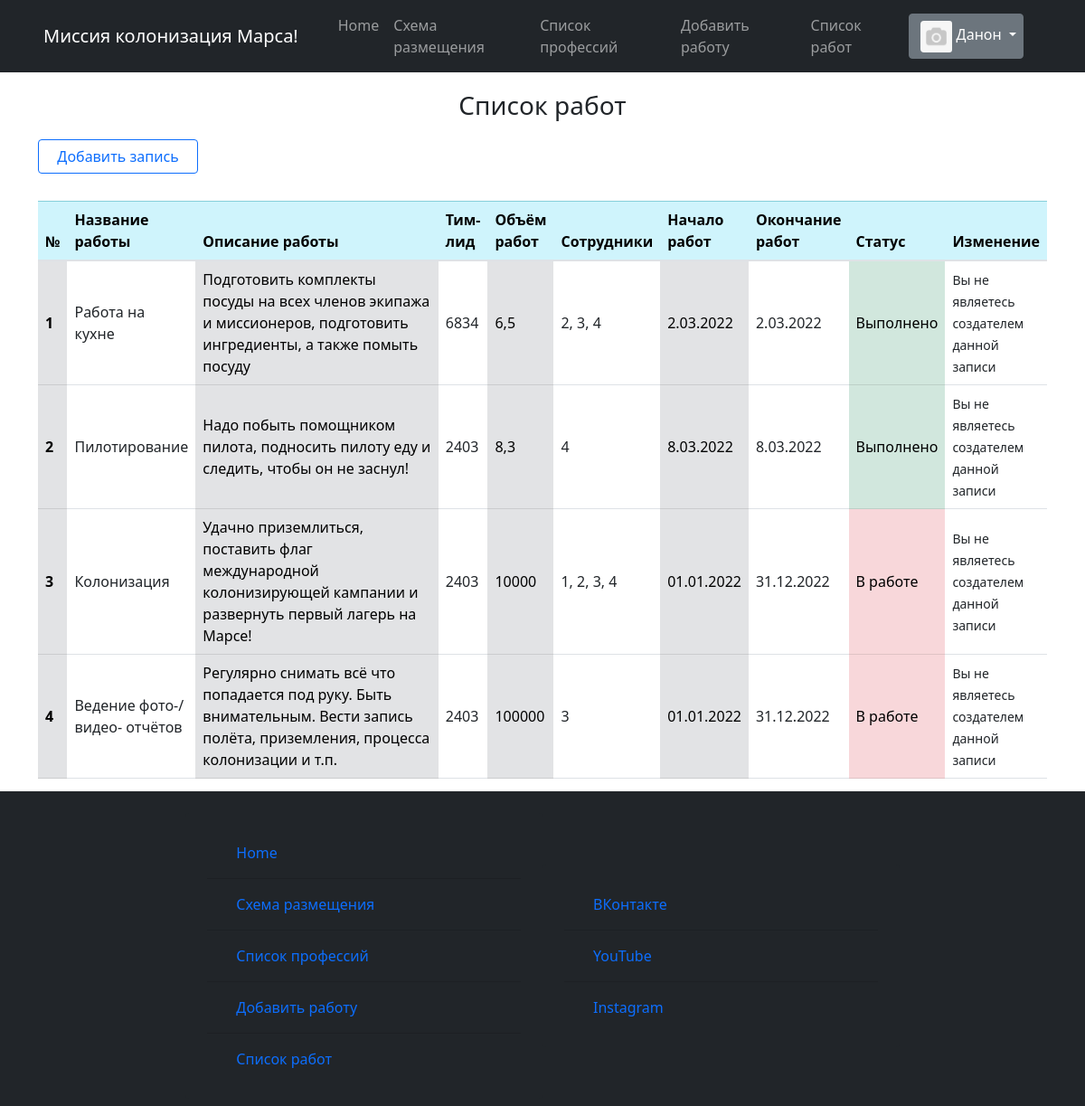
/job_list (signed in), run on the app's committed database.
### static/data/users.py (models this page shows, shortened)
class User(SqlAlchemyBase, UserMixin):
    __tablename__ = 'users'
    id = sqlalchemy.Column(sqlalchemy.Integer,
                           primary_key=True, autoincrement=True)
    surname = sqlalchemy.Column(sqlalchemy.String, nullable=True)
    name = sqlalchemy.Column(sqlalchemy.String, nullable=True)
    sex = sqlalchemy.Column(sqlalchemy.String, nullable=True)
    email = sqlalchemy.Column(sqlalchemy.String,
                              index=True, unique=True, nullable=True)
    hashed_password = sqlalchemy.Column(sqlalchemy.String, nullable=True)
    studying = sqlalchemy.Column(sqlalchemy.String, nullable=True)
    professions = sqlalchemy.Column(sqlalchemy.String, nullable=True)
    about = sqlalchemy.Column(sqlalchemy.String, nullable=True)
    created_date = sqlalchemy.Column(sqlalchemy.String, nullable=True)
    image_link = sqlalchemy.Column(sqlalchemy.String, nullable=True)
    disk_path = sqlalchemy.Column(sqlalchemy.String, nullable=True)

### static/data/jobs.py (models this page shows)
class Jobs(SqlAlchemyBase, UserMixin, SerializerMixin):
    __tablename__ = 'jobs'
    id = sqlalchemy.Column(sqlalchemy.Integer,
                           primary_key=True, autoincrement=True)
    job_title = sqlalchemy.Column(sqlalchemy.String, nullable=True)
    job_describe = sqlalchemy.Column(sqlalchemy.String, nullable=True)
    team_leader = sqlalchemy.Column(sqlalchemy.Integer, nullable=True)
    work_size = sqlalchemy.Column(sqlalchemy.Integer, nullable=True)
    collaborators = sqlalchemy.Column(sqlalchemy.String, nullable=True)
    start_date = sqlalchemy.Column(sqlalchemy.String, nullable=True)
    end_date = sqlalchemy.Column(sqlalchemy.String, nullable=True)
    creator = sqlalchemy.Column(sqlalchemy.Integer, nullable=True)
    is_finished = sqlalchemy.Column(sqlalchemy.Boolean, nullable=True)
    is_only_for_crew = sqlalchemy.Column(sqlalchemy.Boolean, nullable=True)

### runner.py (the view)
@app.route('/job_list', methods=['POST', 'GET'])
def job_list():
    db_sess = db_session.create_session()
    jobs = db_sess.query(Jobs).all()
    return render_template('html/job_list.html',
                           jobs=jobs,
                           image=image,
                           title='Список работ',
                           menu_bar_title='Миссия колонизация Марса!', )

### runner.py (called while the page is built)
@login_manager.user_loader
def load_user(user_id):
    db_sess = db_session.create_session()
    return db_sess.query(User).get(user_id)

### static/data/db_session.py (called while the page is built)
def create_session() -> Session:
    global __factory
    return __factory()

### templates/html/job_list.html
{% extends "html/base.html" %}
{% block content %}
    <div class="startpage">
        <div class="card-body-title job-list-title">
            <h3>Список работ</h3>
        </div>
        <a href="/create_job" class="btn btn-outline-primary">
              Добавить запись
        </a>
        <table class="table job-list">
            <thead class="table-info">
                <th scope="col">№</th>
                <th scope="col">Название работы</th>
                <th scope="col" class="col-lg-3">Описание работы</th>
                <th scope="col">Тим-лид</th>
                <th scope="col">Объём работ</th>
                <th scope="col">Сотрудники</th>
                <th scope="col">Начало работ</th>
                <th scope="col">Окончание работ</th>
                <th scope="col">Статус</th>
                <th scope="col">Изменение</th>
            </thead>
            <tbody>
                {% for job in jobs %}
                    <tr>
                        <th scope="row" class="table-secondary align-middle"> {{ loop.index }}</th>
                        <td class="align-middle">{{ job.job_title }}</td>
                        <td class="table-secondary align-middle">{{ job.job_describe }}</td>
                        <td class="align-middle">{{ job.team_leader }}</td>
                        <td class="table-secondary align-middle">{{ job.work_size }}</td>
                        <td class="align-middle">{{ job.collaborators }}</td>
                        <td class="table-secondary align-middle">{{ job.start_date}}</td>
                        <td class="align-middle">{{ job.end_date }}</td>
                        {% if job.is_finished == 0 %}
                            <td class="table-danger align-middle">В работе</td>
                        {% else %}
                            <td class="table-success align-middle">Выполнено</td>
                        {% endif %}
                        <td class="align-middle">
                            {% if current_user.is_authenticated and current_user.id == job.creator %}
                                <div>
                                    <a href="/edit_job/{{ job.id }}" class="btn btn-warning">
                                        Изменить
                                    </a>
                                    <p></p>
                                    <a href="/job_delete/{{ job.id }}" class="btn btn-danger">
                                         Удалить
                                    </a>
                                </div>
                            {% else %}
                                <div>
                                    <small>Вы не являетесь создателем данной записи</small>
                                </div>
                            {% endif %}
                        </td>
                    </tr>
                {% endfor %}
            </tbody>
        </table>
    </div>
{% endblock %}

### templates/html/base.html (shortened to what this page needs)
<!doctype html>
<html lang="en">
<head>
    <link rel="stylesheet"
          href="https://stackpath.bootstrapcdn.com/bootstrap/4.4.1/css/bootstrap.min.css"
>
    <link rel="stylesheet" href="../../static/css/professions.css">
    <link rel="stylesheet" href="../../static/css/index.css">
    <link rel="stylesheet" href="../../static/css/bar.css">
    <link rel="stylesheet" href="../../static/bootstrap-5.1.3-dist/css/bootstrap.css">
    <link rel="stylesheet" href="../../static/bootstrap-5.1.3-dist/css/bootstrap-grid.css">
    <link rel="stylesheet" href="../../static/bootstrap-5.1.3-dist/css/bootstrap-reboot.css">
    <link rel="stylesheet" href="../../static/bootstrap-5.1.3-dist/css/bootstrap-utilities.css">
    <link rel="stylesheet" href="../../static/css/professions.css">
    <link rel="stylesheet" href="../../static/css/index.css">
    <link rel="stylesheet" href="../../static/css/bar.css">
</head>
<body>
<div class="wrapper">
    <header>
    <nav class="navbar navbar-expand-lg navbar-dark bg-dark text-white">
        <div class="container-fluid">
            <a class="navbar-brand" href="/homepage">{{ menu_bar_title }}</a>
            <div class="collapse navbar-collapse" id="navbarSupportedContent">
                <ul class="navbar-nav me-auto mb-2 mb-lg-0">
                    <li class="nav-item">
                        <a class="nav-link" aria-current="page" href="/homepage">Home</a>
                    </li>
                    <li class="nav-item">
                        <a class="nav-link" href="/distribution">Схема размещения</a>
                    </li>
                    <li class="nav-item">
                        <a class="nav-link" href="/list_prof/ul">Список профессий</a>
                    </li>
                    <li class="nav-item">
                        <a class="nav-link" href="/create_job">Добавить работу</a>
                    </li>
                    <li class="nav-item">
                        <a class="nav-link" href="/job_list">Список работ</a>
                    </li>
                </ul>
                {% if current_user.is_authenticated %}
                    <div class="dropdown-navbar user-navbar">
                        <div class="btn-group">
                            <button type="button" class="btn btn-secondary dropdown-toggle" data-bs-toggle="dropdown"
                                    href="#" role="button" aria-expanded="false" id="user">
                                <span>
                                    {% if image %}
                                        <img src="{{ url_for('static', filename=image) }}"
                                             class="img-fluid rounded-start profile-card-img miniature-pic"
                                             alt="">
                                    {% else %}
                                        <img src="{{ url_for('static', filename='/images/avatars/no_avatar.png') }}"
                                             class="img-fluid rounded-start profile-card-img miniature-pic"
                                             alt="">
                                    {% endif %}
                                </span>
                                {{ current_user.name }}
                            </button>
                        </div>
                    </div>
                {% else %}
                    <form class="d-flex">
                        <a class="nav-brand" href="/login"><button class="btn btn-outline-success me-2" type="button">Войти</button></a>
                        <a class="nav-brand" href="/register"><button class="btn btn-outline-success me-2" type="button">Зарегистрироваться</button></a>
                    </form>
                {% endif %}
            </div>
        </div>
    </nav>
</header>
<main role="main" class="container">
    {% block content %}{% endblock %}
</main>
<footer class="navbar navbar-dark bg-dark navbar-footer row g-3" id="footer">
    <div class="card bg-dark col-md-4 footer-column">
        <div class="card-body">
            <form class="form-footer" method="post" novalidate>
                <ul class="list-group list-group-flush bg-dark">
                    <li class="list-group-item bg-dark">
                        <a class="nav-link" aria-current="page" href="/homepage">Home</a>
                    </li>
                    <li class="list-group-item bg-dark">
                        <a class="nav-link" href="/distribution">Схема размещения</a>
                    </li>
                    <li class="list-group-item bg-dark">
                        <a class="nav-link" href="/list_prof/ul">Список профессий</a>
                    </li>
                    <li class="list-group-item bg-dark">
                        <a class="nav-link" href="/create_job">Добавить работу</a>
                    </li>
                    <li class="list-group-item bg-dark">
                        <a class="nav-link" href="/job_list">Список работ</a>
                    </li>
                </ul>
            </form>
        </div>
    </div>
    <div class="card bg-dark col-md-4 footer-column">
        <div class="card-body">
            <form class="form-footer" method="post" novalidate>
                <ul class="list-group list-group-flush bg-dark">
                    <li class="list-group-item bg-dark">
                        <a class="nav-link" aria-current="page" href="https://m.vk.com/daniilkolevatykh"
                           target="_blank">ВКонтакте</a>
                    </li>
                    <li class="list-group-item bg-dark">
                        <a class="nav-link" href="https://www.youtube.com/channel/UCYcTAs_MR2JaN-LxTlDMQxA"
                           target="_blank">YouTube</a>
                    </li>
                    <li class="list-group-item bg-dark">
                        <a class="nav-link" href="https://www.instagram.com/daniil_kolevatykh/"
                           target="_blank">Instagram</a>
                    </li>
                </ul>
            </form>
        </div>
    </div>
</footer>
</div>
</body>
</html>

### static/css/index.css (style rules this page uses)
.dropdown-navbar { padding-right: 40px; }
.table { margin-top: 30px; word-wrap: break-word; }
.job-list-title { margin: 20px; text-align: center; }
.job-list { margin-bottom: 30px; }
* { margin: 0; padding: 0; }
html, body { height: 100%; }
.wrapper { height: 100%; display: flex; flex-direction: column; }
main { flex: 1 1 auto; }
.footer-column { border: none; vertical-align: top; }
.profile-card-img { margin-top: 10px; border: 2px solid #86b7fe; border-radius: 3px; }
.miniature-pic { margin-top: 1px; border: none; image-rendering: auto; width: 35px; height: 35px; object-fit: cover; }

### static/css/bar.css (style rules this page uses)
.navbar-brand { alignment: center; padding-left: 20px; padding-right: 20px; }

### data on the page
User: name "Данон"
Jobs: job_title "Работа на кухне", job_describe "Подготовить комплекты посуды на всех членов экипажа и миссионеров, подготовить ингредиенты, а также помыть посуду", team_leader "6834", work_size "6,5", collaborators "2, 3, 4", start_date "2.03.2022", end_date "2.03.2022", is_finished "Выполнено", creator "Вы не являетесь создателем данной записи"
Jobs: job_title "Пилотирование", job_describe "Надо побыть помощником пилота, подносить пилоту еду и следить, чтобы он не заснул!", team_leader "2403", work_size "8,3", collaborators "4", start_date "8.03.2022", end_date "8.03.2022", is_finished "Выполнено", creator "Вы не являетесь создателем данной записи"
Jobs: job_title "Колонизация", job_describe "Удачно приземлиться, поставить флаг международной колонизирующей кампании и развернуть первый лагерь на Марсе!", team_leader "2403", work_size "10000", collaborators "1, 2, 3, 4", start_date "01.01.2022", end_date "31.12.2022", is_finished "В работе", creator "Вы не являетесь создателем данной записи"
Jobs: job_title "Ведение фото-/видео- отчётов", job_describe "Регулярно снимать всё что попадается под руку. Быть внимательным. Вести запись полёта, приземления, процесса колонизации и т.п.", team_leader "2403", work_size "100000", collaborators "3", start_date "01.01.2022", end_date "31.12.2022", is_finished "В работе", creator "Вы не являетесь создателем данной записи"

### other printed values
{{ menu_bar_title }} "Миссия колонизация Марса!"
